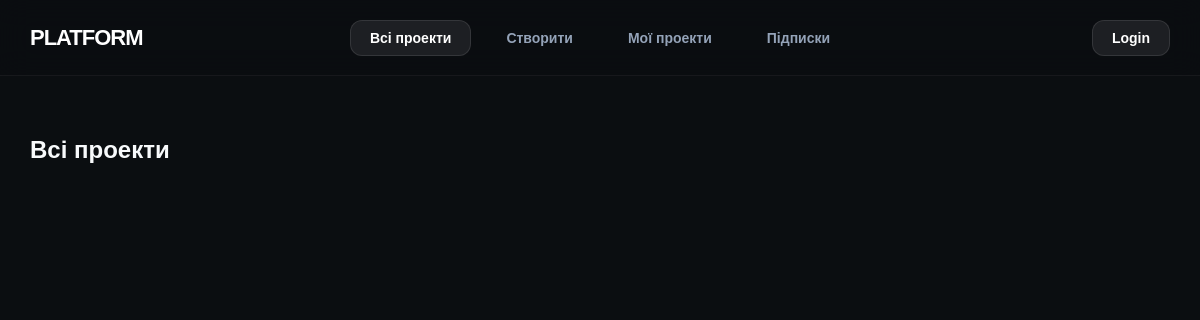
The app's page /, older data.
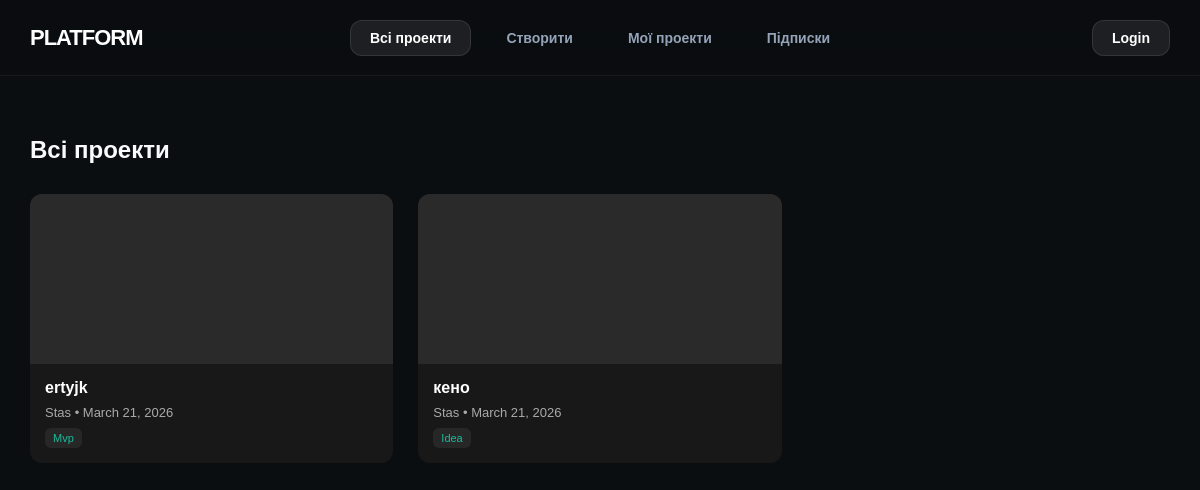
The same page, newer data.
### platformuser/models.py (models this page shows, shortened)
class Project(models.Model):
    STATUS_CHOICES = (
        ("idea","Idea"),
        ("in_progress","In progress"),
        ("mvp","Mvp"),
    )
    owner = models.ForeignKey(settings.AUTH_USER_MODEL,on_delete=models.CASCADE,related_name="projects")
    title = models.CharField(max_length=200)
    description = models.TextField()
    status = models.CharField(max_length=20,choices=STATUS_CHOICES,default="idea")
    git_url = models.URLField(blank=True)
    image = models.ImageField(upload_to="projects/images/", blank=True, null=True)
    file = models.FileField(upload_to="projects/files/", blank=True, null=True)
    tags = models.ManyToManyField(ProjectTag, blank=True)
    created_a = models.DateField(auto_now_add=True)
    updated_a = models.DateField(auto_now=True)

class User(AbstractUser):
    ROLE_CHOICES = (
        ("user","User"),
        ("admin","Admin"),
    )
    role = models.CharField(max_length=10, choices=ROLE_CHOICES, default="user")
    avatar = models.ImageField(upload_to="avatars/", blank=True, null=True)
    bio = models.TextField(blank=True)
    is_verified = models.BooleanField(default=False)

### platformuser/views.py (the view)
# urls.py: path("", views.project_list, name="show_projects"),
def project_list(request):
    projects = Project.objects.all().order_by("-created_a")
    return render(request, "projects/project_list.html", {"projects": projects})

### platformuser/templates/projects/project_list.html (shortened to what this page needs)
{% extends "projects/base.html" %}
{% block content %}
<h2>Всі проекти</h2>
<div class="projects-grid">
{% for project in projects %}
<a href="{% url 'project_details' project.id %}" style="text-decoration:none;">
    <div class="project-card">
        {% if project.image %}
            <img src="{{ project.image.url }}" class="project-thumbnail">
        {% else %}
            <div class="project-thumbnail"></div>
        {% endif %}
        <div class="project-content">
            <div class="project-title">{{ project.title }}</div>
            <div class="project-meta">
                {{ project.owner.username }} • {{ project.created_a }}
            </div>
            <div class="status-badge">
                {{ project.get_status_display }}
            </div>
        </div>
    </div>
</a>
{% endfor %}
</div>
{% endblock %}

Row changes from the older to the newer data that the page shows:
added Project: title "ertyjk", owner.username "Stas", created_a "March 21, 2026", status "Mvp"
added Project: title "кено", owner.username "Stas", created_a "March 21, 2026", status "Idea"
